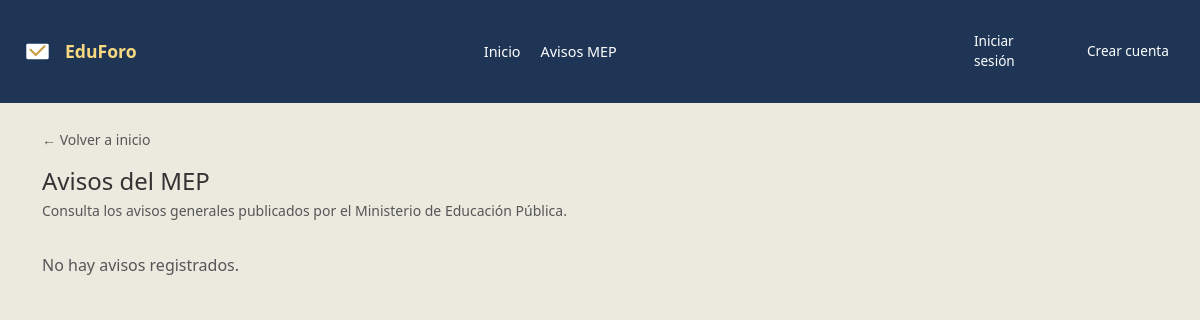
The app's page /mep-avisos.php, older data.
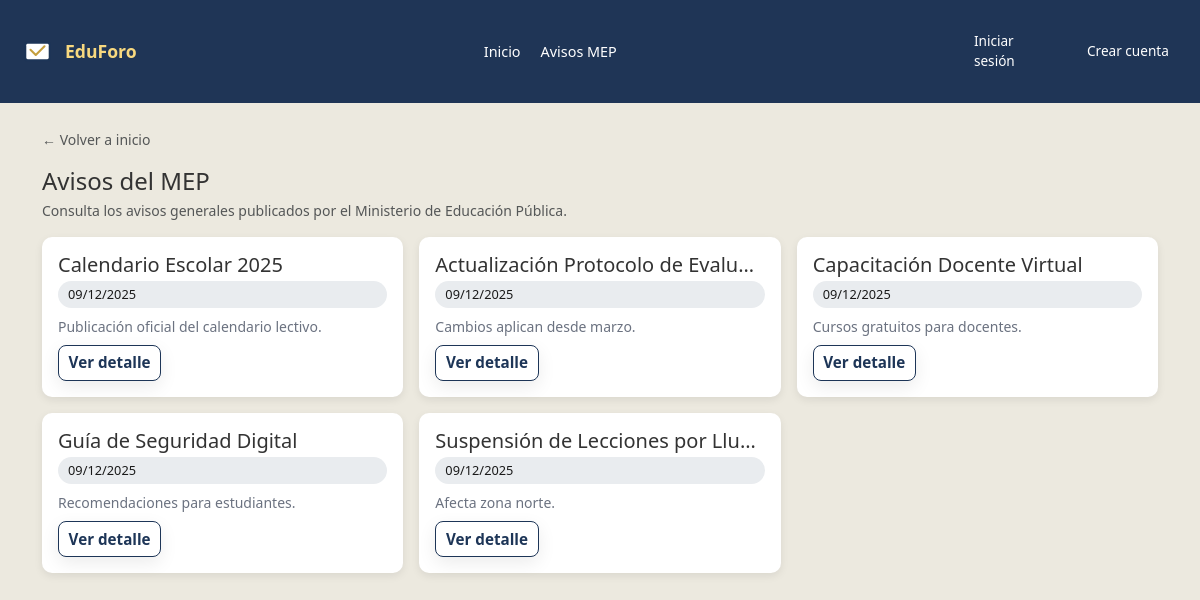
The same page, newer data.
### tables this page shows
CREATE TABLE avisos_mep (
  id INT AUTO_INCREMENT PRIMARY KEY,
  titulo VARCHAR(100) NOT NULL,
  resumen VARCHAR(255),
  cuerpo VARCHAR(2000) NOT NULL,
  enlace VARCHAR(255),
  fecha_publicacion DATETIME NOT NULL DEFAULT CURRENT_TIMESTAMP
);

### mep-avisos.php (the view, shortened to what this page needs)
<?php
$conexion = abrirConexion();
$sql = "SELECT id, titulo, resumen, cuerpo, enlace, fecha_publicacion
        FROM avisos_mep
        ORDER BY fecha_publicacion DESC";
$resultado = $conexion->query($sql);
$avisos = [];
if ($resultado && $resultado->num_rows > 0) {
    while ($fila = $resultado->fetch_assoc()) {
        $avisos[] = $fila;
    }
}
?>
<!DOCTYPE html>
<html lang="es">
<head>
  <link href="https://cdn.jsdelivr.net/npm/bootstrap@5.3.3/dist/css/bootstrap.min.css" rel="stylesheet">
  <link rel="stylesheet" href="assets/css/style.css">
  <link rel="stylesheet" href="assets/css/Home.css">
  <link rel="stylesheet" href="assets/css/public.css">
</head>
<body style="background:#ece9df;">
  <?php include 'php/componentes/navbar.php'; ?>
  <main class="container my-4">
    <div class="mb-3">
      <a href="Home.php" class="small text-muted text-decoration-none">
        ← Volver a inicio
      </a>
    </div>
    <header class="mb-3">
      <h1 class="h4 mb-1">Avisos del MEP</h1>
      <p class="small text-muted mb-0">
        Consulta los avisos generales publicados por el Ministerio de Educación Pública.
      </p>
    </header>
    <div id="listaAvisos" class="row g-3">
      <?php if (empty($avisos)): ?>
        <div class="col-12">
          <p class="text-muted mt-3">No hay avisos registrados.</p>
        </div>
      <?php else: ?>
        <?php foreach ($avisos as $aviso): ?>
          <div class="col-md-4 mep-card" id="aviso-<?php echo $aviso['id']; ?>">
            <div class="card-min h-100 d-flex flex-column">
              <h5 class="mb-1 text-truncate" title="<?php echo htmlspecialchars($aviso['titulo']); ?>">
                <?php echo htmlspecialchars($aviso['titulo']); ?>
              </h5>
              <span class="badge-soft mb-2">
                <?php
                  if (!empty($aviso['fecha_publicacion'])) {
                      echo date('d/m/Y', strtotime($aviso['fecha_publicacion']));
                  } else {
                      echo 'Aviso MEP';
                  }
                ?>
              </span>
              <p class="small text-muted-90 mb-2 flex-grow-1">
                <?php
                  $texto = $aviso['resumen'] ?: $aviso['cuerpo'];
                  echo htmlspecialchars(mb_strimwidth($texto, 0, 120, '...'));
                ?>
              </p>
              <button
                type="button"
                class="btn btn-brand-outline btn-sm mt-auto align-self-start btn-ver-detalle"
                data-aviso-id="<?php echo $aviso['id']; ?>">
                Ver detalle
              </button>
            </div>
          </div>
        <?php endforeach; ?>
      <?php endif; ?>
    </div>
  </main>
</body>
</html>

Row changes from the older to the newer data that the page shows:
added avisos_mep: titulo "Calendario Escolar 2025", fecha_publicacion "09/12/2025", resumen "Publicación oficial del calendario lectivo."
added avisos_mep: titulo "Actualización Protocolo de Evalu…", fecha_publicacion "09/12/2025", resumen "Cambios aplican desde marzo."
added avisos_mep: titulo "Capacitación Docente Virtual", fecha_publicacion "09/12/2025", resumen "Cursos gratuitos para docentes."
added avisos_mep: titulo "Guía de Seguridad Digital", fecha_publicacion "09/12/2025", resumen "Recomendaciones para estudiantes."
added avisos_mep: titulo "Suspensión de Lecciones por Llu…", fecha_publicacion "09/12/2025", resumen "Afecta zona norte."
Text that changed along with them:
text no longer shown: "No hay avisos registrados."
